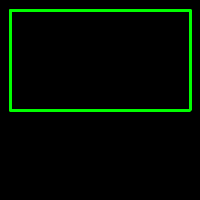
Frame 1 (no input)
Frame 60 (the mouse pressed at the canvas centre just before this capture): identical to frame 1, image omitted
Frame 120 (the mouse held since frame 60 and released just before this capture): identical to frame 1, image omitted

The Processing sketch that drew this single still picture (run headless with seeded random() and noise(); from frame 60 on, the mouse is pressed at the canvas centre):

// Processing sketch: KvadratUdenRectWithPointForLoops
// ── KvadratUdenRectWithPointForLoops.pde
//Global scope
int rx = 10;
int ry = 10;




void setup() {
  //Creates the size of the canvas
  size(200, 200);
  
}


void draw() {
  //Background
  background(0);


  strokeWeight(3);
  stroke(0, 255, 0);
  
  
  //A for loop to keep drawing points until i < width-10 (Draws the upper and lower points horizontaly)
  for (int i = 0; i < width-20; i++) {
    point(rx + i, ry);
    point(rx + i, ry+100);
  }

  //A for loop to keep drawing points until i < height-100 (Draws the left and right points verticaly)
  for (int i = 0; i < height -100; i++) {
    point(rx, ry+i);
    point(rx+180, ry+i);
  }
}
